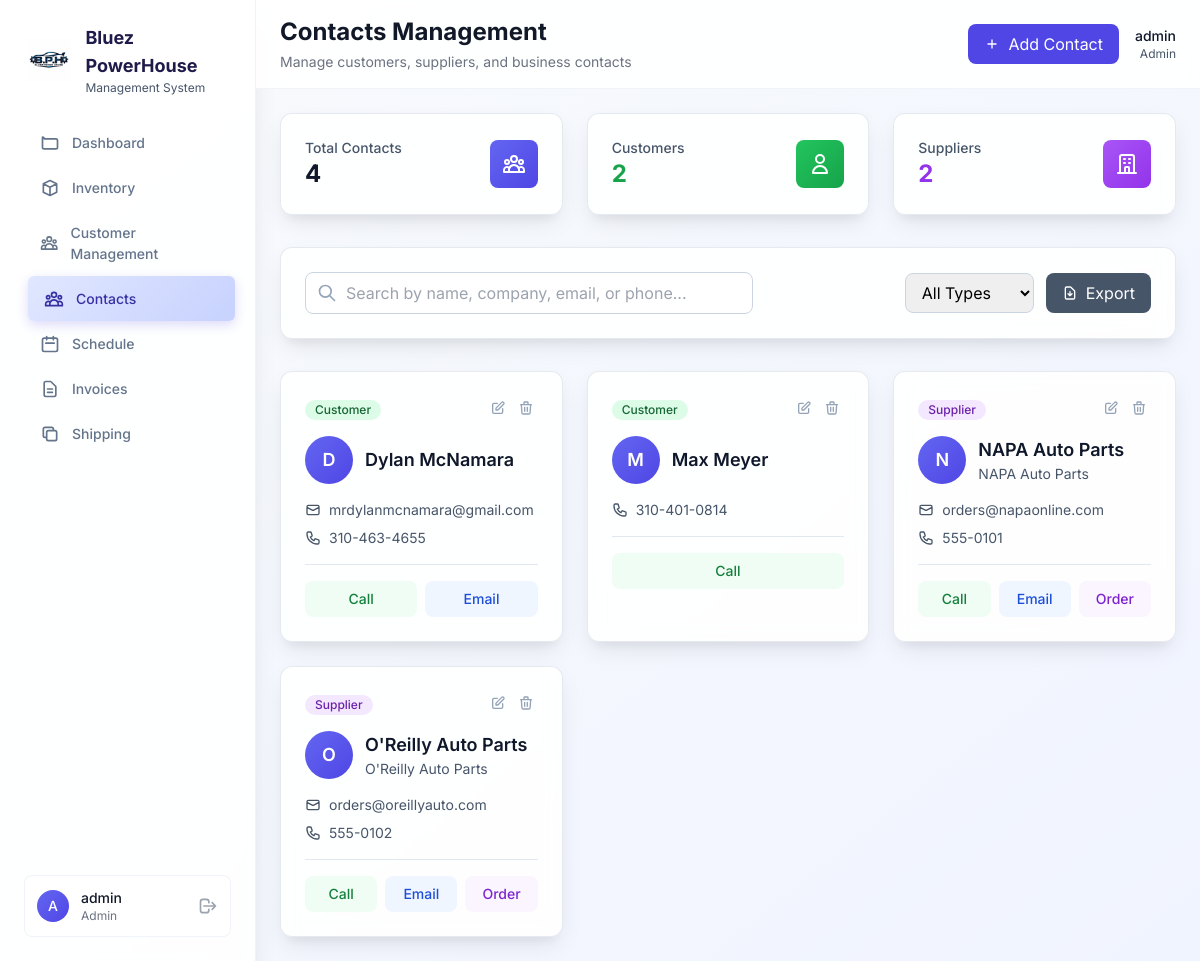
Before: /contacts (signed in) with the older database file.
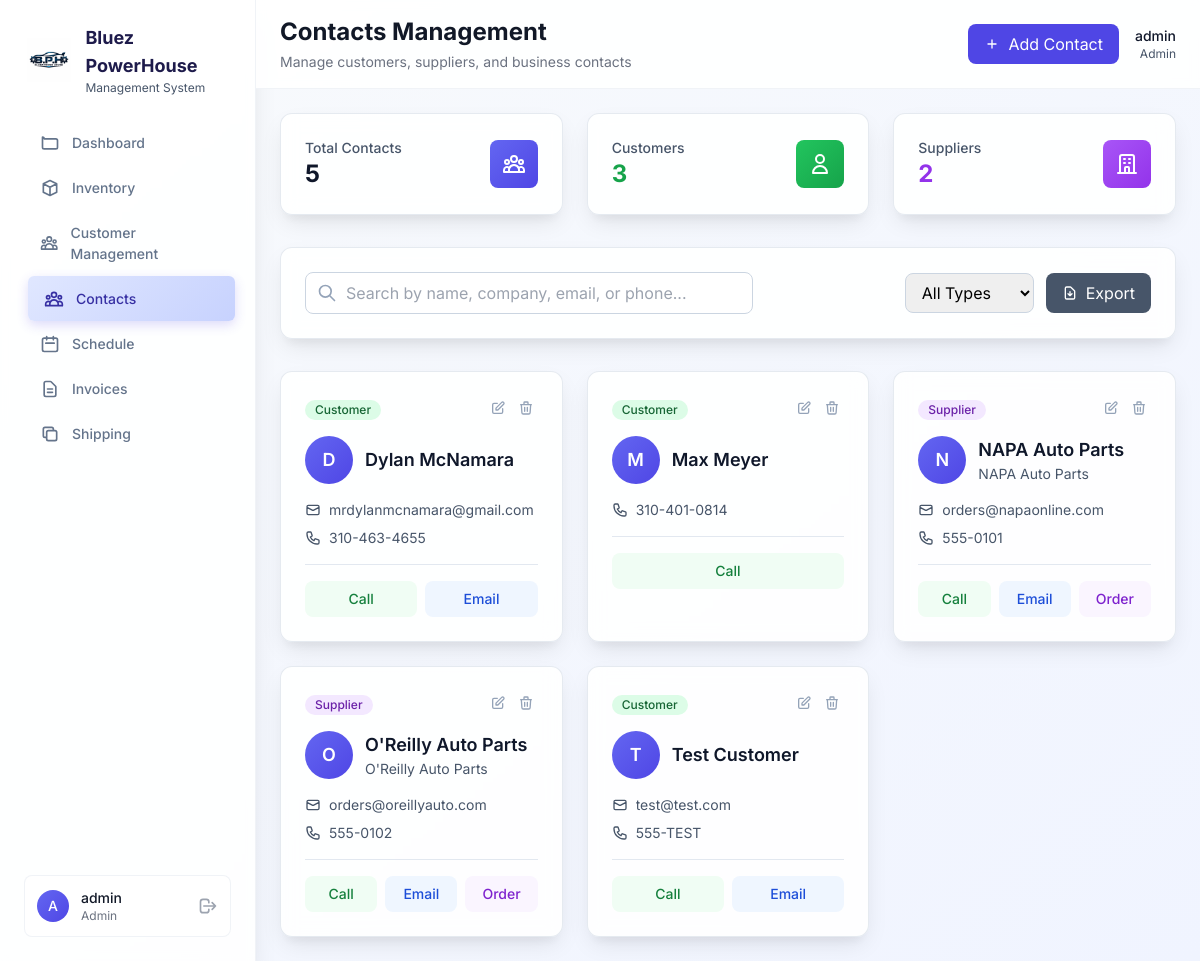
After: the same page with the newer database file.
### models.py (models this page shows, shortened)
class Contact(db.Model):
    __tablename__ = 'contacts'
    id = db.Column(db.Integer, primary_key=True)
    name = db.Column(db.String(200), nullable=False)
    company = db.Column(db.String(200))
    type = db.Column(db.String(20), nullable=False)  # supplier, customer, vendor
    email = db.Column(db.String(120))
    phone = db.Column(db.String(20))
    street = db.Column(db.String(200))
    city = db.Column(db.String(100))
    state = db.Column(db.String(50))
    zip_code = db.Column(db.String(20))
    vehicle_year = db.Column(db.Integer)
    vehicle_make = db.Column(db.String(50))
    vehicle_model = db.Column(db.String(50))
    vehicle_color = db.Column(db.String(30))
    vehicle_vin = db.Column(db.String(17))
    vehicle_license_plate = db.Column(db.String(20))
    vehicle_mileage = db.Column(db.Integer)
    vehicle_photo_url = db.Column(db.String(500))  # URL to vehicle photo
    vehicle_photo_filename = db.Column(db.String(255))  # Original filename
    folder_notes = db.Column(db.Text)  # General notes about the customer
    preferred_contact_method = db.Column(db.String(20))  # 'phone', 'email', 'text'
    is_active = db.Column(db.Boolean, default=True)
    created_at = db.Column(db.DateTime, default=datetime.utcnow)
    updated_at = db.Column(db.DateTime, default=datetime.utcnow, onupdate=datetime.utcnow)

### app.py (the view)
    def decorated_function(*args, **kwargs):
        if 'user_id' not in session:
            flash('Please log in to access this page.', 'warning')
            return redirect(url_for('login'))
        return f(*args, **kwargs)

### app.py (called while the page is built)
def login_required(f):
    def decorated_function(*args, **kwargs):
        if 'user_id' not in session:
            flash('Please log in to access this page.', 'warning')
            return redirect(url_for('login'))
        return f(*args, **kwargs)
    decorated_function.__name__ = f.__name__
    return decorated_function

@app.route('/contacts')
@login_required
def contacts():
    try:
        contacts_list = Contact.query.filter_by(is_active=True).order_by(Contact.name).all()
        return render_template('contacts.html', contacts=contacts_list)
    except Exception as e:
        logger.error(f"Contacts page error: {e}")
        flash('Error loading contacts', 'error')
        return render_template('contacts.html', contacts=[])

### templates/contacts.html (shortened to what the changed rows need)
{% extends "base.html" %}
{% block page_title %}Contacts Management{% endblock %}
{% block content %}
<div class="grid grid-cols-1 md:grid-cols-3 gap-6 mb-8">
    <div class="card rounded-xl p-6">
        <div class="flex items-center justify-between">
            <div>
                <p class="text-sm font-medium text-metallic-600">Total Contacts</p>
                <p class="text-2xl font-bold text-metallic-900">{{ contacts|length }}</p>
            </div>
        </div>
    </div>
    <div class="card rounded-xl p-6">
        <div class="flex items-center justify-between">
            <div>
                <p class="text-sm font-medium text-metallic-600">Customers</p>
                <p class="text-2xl font-bold text-green-600">{{ contacts|selectattr('type', 'equalto', 'customer')|list|length }}</p>
            </div>
        </div>
    </div>
</div>
<div class="grid grid-cols-1 md:grid-cols-2 lg:grid-cols-3 gap-6" id="contactsGrid">
    {% for contact in contacts %}
    <div class="contact-card card rounded-xl p-6 hover:shadow-xl transition-all duration-300 transform hover:-translate-y-1"
         data-type="{{ contact.type }}"
         data-search="{{ (contact.name + ' ' + (contact.company or '') + ' ' + (contact.email or '') + ' ' + (contact.phone or '')).lower() }}">
        <div class="flex justify-between items-start mb-4">
            <div>
                {% if contact.type == 'customer' %}
                <span class="inline-flex items-center px-2.5 py-0.5 rounded-full text-xs font-medium bg-green-100 text-green-800">
                    Customer
                </span>
                {% elif contact.type == 'supplier' %}
                <span class="inline-flex items-center px-2.5 py-0.5 rounded-full text-xs font-medium bg-purple-100 text-purple-800">
                    Supplier
                </span>
                {% else %}
                <span class="inline-flex items-center px-2.5 py-0.5 rounded-full text-xs font-medium bg-blue-100 text-blue-800">
                    {{ contact.type.title() }}
                </span>
                {% endif %}
            </div>
            <div class="flex space-x-1">
                <button onclick="editContact({{ contact.id }})" class="p-1 text-metallic-400 hover:text-bluez-600 transition-colors">
                    <svg class="w-4 h-4" fill="none" stroke="currentColor" viewBox="0 0 24 24">
                        <path stroke-linecap="round" stroke-linejoin="round" stroke-width="2" d="M11 5H6a2 2 0 00-2 2v11a2 2 0 002 2h11a2 2 0 002-2v-5m-1.414-9.414a2 2 0 112.828 2.828L11.828 15H9v-2.828l8.586-8.586z"/>
                    </svg>
                </button>
                <button onclick="deleteContact({{ contact.id }})" class="p-1 text-metallic-400 hover:text-red-600 transition-colors">
                    <svg class="w-4 h-4" fill="none" stroke="currentColor" viewBox="0 0 24 24">
                        <path stroke-linecap="round" stroke-linejoin="round" stroke-width="2" d="M19 7l-.867 12.142A2 2 0 0116.138 21H7.862a2 2 0 01-1.995-1.858L5 7m5 4v6m4-6v6m1-10V4a1 1 0 00-1-1h-4a1 1 0 00-1 1v3M4 7h16"/>
                    </svg>
                </button>
            </div>
        </div>
        <div class="flex items-center mb-4">
            <div class="w-12 h-12 bg-gradient-to-br from-bluez-500 to-bluez-600 rounded-full flex items-center justify-center text-white font-semibold text-lg mr-3">
                {{ contact.name[0].upper() if contact.name else '?' }}
            </div>
            <div class="flex-1 min-w-0">
                <h3 class="text-lg font-semibold text-metallic-900 truncate">{{ contact.name }}</h3>
                {% if contact.company %}
                <p class="text-sm text-metallic-600 truncate">{{ contact.company }}</p>
                {% endif %}
            </div>
        </div>
        <div class="space-y-2">
            {% if contact.email %}
            <div class="flex items-center text-sm text-metallic-600">
                <svg class="w-4 h-4 mr-2 flex-shrink-0" fill="none" stroke="currentColor" viewBox="0 0 24 24">
                    <path stroke-linecap="round" stroke-linejoin="round" stroke-width="2" d="M3 8l7.89 4.26a2 2 0 002.22 0L21 8M5 19h14a2 2 0 002-2V7a2 2 0 00-2-2H5a2 2 0 00-2 2v10a2 2 0 002 2z"/>
                </svg>
                <a href="mailto:{{ contact.email }}" class="hover:text-bluez-600 transition-colors truncate">{{ contact.email }}</a>
            </div>
            {% endif %}
            {% if contact.phone %}
            <div class="flex items-center text-sm text-metallic-600">
                <a href="tel:{{ contact.phone }}" class="hover:text-bluez-600 transition-colors">{{ contact.phone }}</a>
            </div>
            {% endif %}
        </div>
        <div class="mt-4 pt-4 border-t border-metallic-200">
            <div class="flex space-x-2">
                {% if contact.phone %}
                <a href="tel:{{ contact.phone }}" class="flex-1 bg-green-50 text-green-700 px-3 py-2 rounded-lg hover:bg-green-100 transition-colors text-sm font-medium text-center">
                    Call
                </a>
                {% endif %}
                {% if contact.email %}
                <a href="mailto:{{ contact.email }}" class="flex-1 bg-blue-50 text-blue-700 px-3 py-2 rounded-lg hover:bg-blue-100 transition-colors text-sm font-medium text-center">
                    Email
                </a>
                {% endif %}
                {% if contact.type == 'supplier' %}
                <button onclick="createOrder({{ contact.id }})" class="flex-1 bg-purple-50 text-purple-700 px-3 py-2 rounded-lg hover:bg-purple-100 transition-colors text-sm font-medium">
                    Order
                </button>
                {% endif %}
            </div>
        </div>
    </div>
    {% endfor %}
</div>
{% endblock %}

Changed rows visible on the page:
added Contact: type "Customer", name "T", name "Test Customer", email "test@test.com", phone "555-TEST"
Other visible differences:
{{ contacts|length }}: "4" → "5"
{{ contacts|selectattr('type', 'equalto', 'customer')|list|length }}: "2" → "3"
